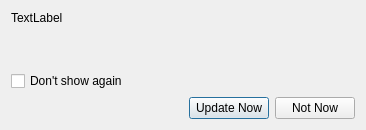
<?xml version="1.0" encoding="UTF-8"?>
<ui version="4.0">
 <class>DialogShowUpdateMsg</class>
 <widget class="QDialog" name="DialogShowUpdateMsg">
  <property name="geometry">
   <rect>
    <x>0</x>
    <y>0</y>
    <width>366</width>
    <height>130</height>
   </rect>
  </property>
  <property name="windowTitle">
   <string>Dialog</string>
  </property>
  <layout class="QVBoxLayout" name="verticalLayout">
   <item>
    <widget class="QLabel" name="labelMsg">
     <property name="text">
      <string>TextLabel</string>
     </property>
    </widget>
   </item>
   <item>
    <spacer name="verticalSpacer">
     <property name="orientation">
      <enum>Qt::Vertical</enum>
     </property>
     <property name="sizeHint" stdset="0">
      <size>
       <width>20</width>
       <height>24</height>
      </size>
     </property>
    </spacer>
   </item>
   <item>
    <widget class="QCheckBox" name="checkBoxDisable">
     <property name="text">
      <string>Don't show again</string>
     </property>
    </widget>
   </item>
   <item>
    <layout class="QHBoxLayout" name="horizontalLayout">
     <item>
      <spacer name="horizontalSpacer">
       <property name="orientation">
        <enum>Qt::Horizontal</enum>
       </property>
       <property name="sizeHint" stdset="0">
        <size>
         <width>40</width>
         <height>20</height>
        </size>
       </property>
      </spacer>
     </item>
     <item>
      <widget class="QPushButton" name="pushOk">
       <property name="text">
        <string>Update Now</string>
       </property>
      </widget>
     </item>
     <item>
      <widget class="QPushButton" name="pushCancel">
       <property name="text">
        <string>Not Now</string>
       </property>
      </widget>
     </item>
    </layout>
   </item>
  </layout>
 </widget>
 <resources/>
 <connections/>
</ui>
